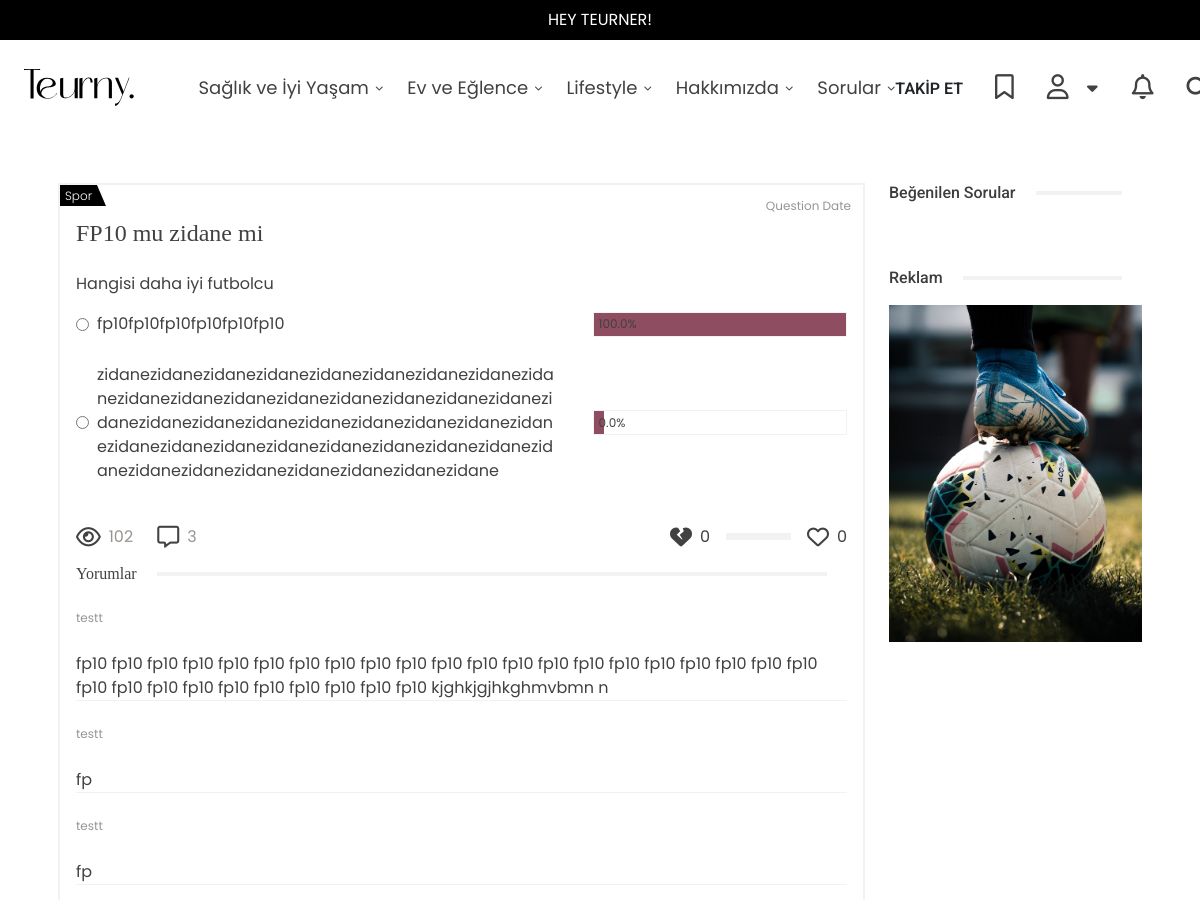
Before: /ask/4/ (upper part) with the older database file.
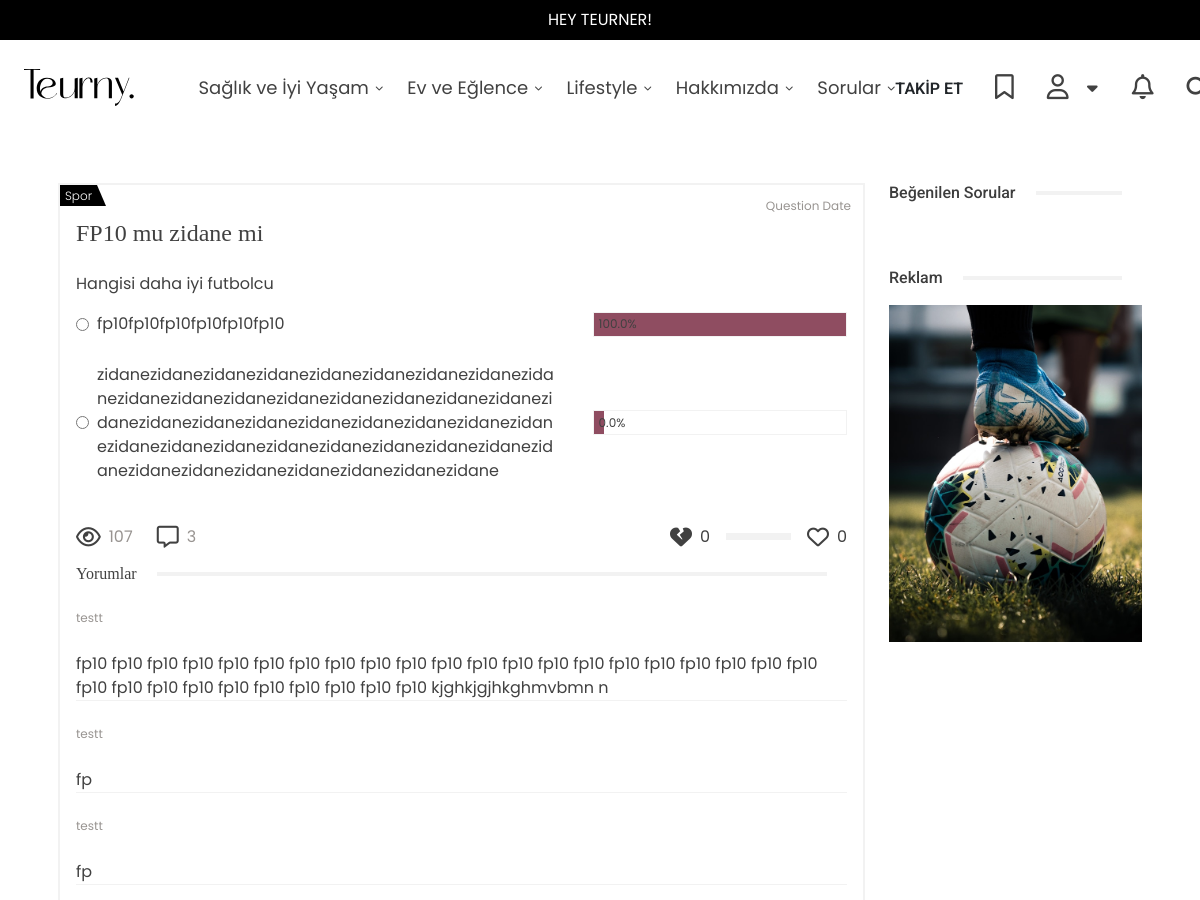
After: the same page with the newer database file.
### tuerny_app/models.py (models this page shows, shortened)
class Poll(models.Model):
    question = models.OneToOneField(Question, on_delete=models.CASCADE, related_name="poll")
    poll_question = models.CharField(max_length=255)
    created_at = models.DateTimeField(auto_now_add=True)

class Question(models.Model):
    topics = [
        ("destek", "Destek Talebi"),
        ("oneri", "Öneri"),
        ("sikayet", "Şikayet"),
        ("diger", "Diğer"),
    ]
    user = models.ForeignKey(CustomUser, on_delete=models.CASCADE, related_name="questions")
    subcategory = models.ForeignKey(SubCategory, on_delete=models.CASCADE, related_name="question_category", null=True, blank=True)
    topic = models.CharField(max_length=20, choices=topics, verbose_name="Konu", null=True, blank=True)
    title = models.CharField(max_length=255)
    description = models.TextField()
    anonymous = models.BooleanField(default=False)
    created_at = models.DateTimeField(auto_now_add=True)
    likes = models.ManyToManyField(CustomUser, related_name="liked_questions", blank=True)
    dislikes = models.ManyToManyField(CustomUser, related_name="disliked_questions", blank=True)
    views_count = models.PositiveIntegerField(default=0)
    @property
    def like_count(self):
        return self.likes.count()
    @property
    def dislike_count(self):
        return self.dislikes.count()

class SubCategory(models.Model):
    main_category = models.ForeignKey(MainCategory, on_delete=models.CASCADE, related_name="subcategories")
    name = models.CharField(max_length=255)
    slug = models.SlugField(max_length=255, blank=True, null=True)
    saved_users = models.ManyToManyField(CustomUser, related_name="saved_categories", blank=True)

### tuerny_app/views.py (the view)
# urls.py: path("ask/<int:question_id>/", views.ask_details, name="ask"),
def ask_details(request, question_id):
    question = get_object_or_404(Question, id=question_id)
    try:
        if question.poll:
            pool = question.poll
            question_id = question.id
        cache_key = f"viewed_question_{question_id}_{request.user.id if request.user.is_authenticated else request.META['REMOTE_ADDR']}"
        if not cache.get(cache_key):
            question.views_count += 1  # Görüntülenme sayısını artır
            question.save()  # Değişiklikleri veritabanına kaydet
            cache.set(cache_key, True, timeout=10)
        questions = Question.objects.prefetch_related("poll__options")
        poll_data = {}
        for question in questions:
            if hasattr(question, "poll"):
                total_votes = sum(option.vote_count for option in question.poll.options.all())
                poll_data[question.id] = {
                    "total_votes": total_votes,
                    "percentages": {
                        option.id: round((option.vote_count / total_votes * 100), 1) if total_votes > 0 else 0
                        for option in question.poll.options.all()
                    }
                }
        return render(request, 'tuerny_app/ask-details.html', {"pool": pool, "questions": questions, "poll_data": poll_data})
    except Exception as e:
        return redirect("tuerny_app:asked", asked_id = question.id)

### tuerny_app/context_processors.py (called while the page is built)
def categories_context(request):
    categories = MainCategory.objects.all()
    subcategories = SubCategory.objects.all()
    blogs = Blog.objects.all()
    return {
        'categories': categories,
        'subcategories': subcategories,
        'blog': blogs
    }

### tuerny_app/models.py (called while the page is built)
    @property
    def vote_count(self):
        return self.voted_users.count()

### tuerny_app/templatetags/math_filters.py (called while the page is built)
@register.filter
def get_item(dictionary, key):
    return dictionary.get(key, None)

### tuerny_app/templates/tuerny_app/ask-details.html (shortened to what the changed rows need)
{% extends 'base.html' %} {% load static %} {% load math_filters %} {% block content %}
<div class="container py-5 ask-detail-container">
	<div class="row ask-detail-row">
		<div class="col-lg-9">
			<div>
				<div class="d-flex flex-column gap-4">
					<div class="question-card">
						<div class="question-card-category">
							<p>{{pool.question.subcategory.name}}</p>
						</div>
						<div class="question-card-date">
							<p>Question Date</p>
						</div>
						<h3 class="question-card-title pb-2">
                <a href="{% url 'tuerny_app:ask' %}">
                  {{pool.question.title}}
                </a>
              </h3>
						<p class="question-card-text py-2">{{pool.poll_question}}</p>
						<form method="post" action="/Controller/ajax/ajax.php?process=surveyvote" class="ajaxFormTrue">
              {% if pool %}
    {% with poll_instance=poll_data|get_item:pool.question.id %}
    {% with total_votes=poll_instance.total_votes|default:0 %}
    {% for vote in pool.options.all %}
        <div class="question-card-survey py-2 vCheckRequired">
        </div>
    {% endfor %}
    {% endwith %}
    {% endwith %}
{% endif %}
						</form>
						<div class="d-flex justify-content-between align-items-center pt-4">
							<div class="d-flex gap-4">
								<div class="question-card-button"> <i class="fa-regular fa-eye question-card-button-icon"></i> <span class="question-card-button-text">{{pool.question.views_count}}</span> </div>
								<div class="question-card-button"> <i class="fa-regular fa-message question-card-button-icon"></i> <span class="question-card-button-text">{{ pool.question.comments.count }}</span> </div>
							</div>
							<div class="d-flex align-items-center gap-3">
								<div class="question-card-button">
                  <i style="cursor: pointer" data-id="{{ pool.question.id }}"
                     id="dislike-icon-{{ pool.question.id }}"
                     class="fa-solid fa-heart-crack question-card-button-icon dislike-button {% if request.user in pool.question.dislikes.all %}active{% endif %}"></i>
                  <span id="dislike-count-{{ pool.question.id }}">{{ pool.question.dislike_count }}</span>
              </div>
								<div class="question-card-button">
                  <i style="cursor: pointer" data-id="{{ pool.question.id }}"
                     id="like-icon-{{ pool.question.id }}"
                     class="fa-regular fa-heart question-card-button-icon like-button {% if request.user in pool.question.likes.all %}active{% endif %}"></i>
                  <span id="like-count-{{ pool.question.id }}">{{ pool.question.like_count }}</span>
              </div>
							</div>
						</div>
						<div class="question-card-comments" style="padding-top: 15px">
							<div class="blog-section-title"> <span>Yorumlar</span>
							</div> {% for comment in pool.question.comments.all%}
							<div class="d-flex flex-column gap-3 mt-4">
							</div> {% endfor %}
						</div>
					</div>
				</div>
			</div>
		</div>
    </div>
  </div>
{% endblock content %}

Changed rows visible on the page:
changed through a linked row, Poll "Hangisi daha iyi futbolcu": question.views_count "102" → "107"
